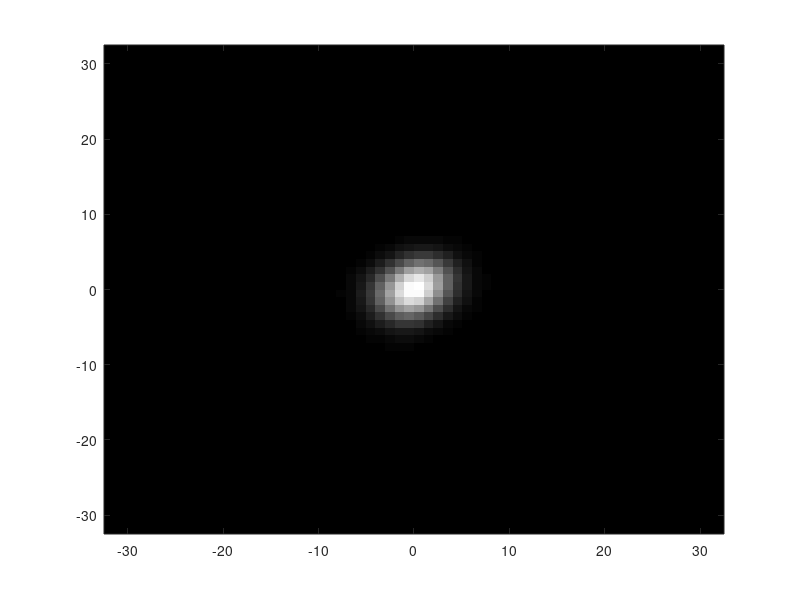

Recreate this plot in MATLAB. (Note: this script raises an error after producing the figure.)

%% Try fast 2D gaussian fitting

dims = [64 64]; % size of the ROI
xax = linspace(-dims(1)/2, dims(1)/2, dims(1));
yax = linspace(-dims(2)/2, dims(2)/2, dims(2));
[xx,yy] = meshgrid(xax, yax);

mask = hypot(xx, yy)>25;
figure(1); clf
imagesc(mask)

X = [xx(:) yy(:)]; % stimulus coordinates (need to precompute for fast computation)

% setup polynomial matrix
n = numel(xx);
Xd = [ones(n,1) X X(:,1).^2 2*X(:,1).*X(:,2) X(:,2).^2];

amp = 150;
noisesigma = 20;
Q = [5^2 5; 5 5^2]; % covariance
mu = [0 0];
thresh = .2; % only use points that have nice logs

nsim = 100;
tclock = nan(nsim, 1); % duration of actual fitting
tclock2 = nan(nsim,1);
mu_true = nan(nsim, 2);
mu_gfit = nan(nsim, 2);
mu_rsc = nan(nsim,2);

plotit = true;


for isim = 1:nsim

% %     mu = mu + randn(1,2)*.2; % random walk
%     s = Q(2) + randn(1)*.02; % change rotation;
%     Q(2:3)=s;
%     Q(1) = max(Q(1) + randn(1)*.5, .5); % must be positive
%     Q(4) = max(Q(4) + randn(1)*.5, .5);
    
    %%
    % tru params
    params = [amp, mu, Q(1:2), Q(4)];


    % make true gaussian
    I = mvnpdf(X, params(2:3), [params(4:5); params(5:6)]);
    I = I/max(I(:))*params(1);
    I = I + randn(size(I))*noisesigma; % add noise
    
   
    I = (min(max(I,0), 255)); % impose bit-depth
    I = imgaussfilt(reshape(I, dims), 2).^4;
    Y = I(:); % observed data
    
    plot(Y(:), '.')
    %%
    if plotit
        figure(1); clf
        imagesc(xax, yax, reshape(Y, size(xx)))
        colormap gray
        axis xy
        hold on
    end

    % gaussian fitting using polynomial trick
    tic
    Ynorm = (Y - min(Y))/ (max(Y) - min(Y)); % it helps to normalize
    Ynorm(mask(:)) = 0;
    use = Ynorm > thresh;

    ly = log(Ynorm(use));

%     phat = Xd(use,:)\ly;
    nu = sum(use);
    
    % compare to radial symmetric center
    I = reshape(Ynorm, size(xx));
    tic
    [x, y] = radialcenter(I);
    x = x - dims(1)/2 -.5 ;
    y = y - dims(2)/2 -.5 ;
    tclock2(isim) = toc;
    
    mu_rsc(isim,:) = [x y];
    
    
    % iter 0
    % initial guess
    Q0 = [10 0; 0 10];
    mu0 = [x,y];
    
    plot.plotellipse(mu0, Q0, 1); hold on
    
    phat = zeros(6,1);
    phat(2:3) = Q0\mu0';
    
    Q0 = -inv(Q0)/2;
    phat(4:6) = Q0([1 2 4]);
    phat(1) = max(ly);
    wd = 1 ./ max(eps, abs(ly-Xd(use,:)*phat));
    W = diag(wd/max(wd));
    
    figure(2); clf
    for iter = 1
        figure(2)
        plot3(X(use, 1), X(use,2), (Xd(use,:)*phat), 'o'); hold on
        plot3(X(use, 1), X(use,2),ly, '.');
        pause
%         
        figure(1)
        phat = (Xd(use,:)'*W*Xd(use,:) + 1e-6*eye(6))\(Xd(use,:)'*W*ly);
        % iter 1
        wd = 1 ./ max(eps, abs(ly-Xd(use,:)*phat));
        W = diag(wd);
%     
%     phat = (Xd(use,:)'*W*Xd(use,:) + 1e-6*eye(6))\(Xd(use,:)'*W*ly);
%     
%     % iter 2
%     wd = 1 ./ max(1e-5, abs(ly-Xd(use,:)*phat));
%     W = diag(wd);
%     phat = (Xd(use,:)'*W*Xd(use,:) + 1e-6*eye(6))\(Xd(use,:)'*W*ly);
%     
    
    QHat = -inv(2*phat([4:5; 5:6]));
    
    muHat = QHat*phat(2:3);

    tclock(isim) = toc; % store time to fit
    
    % store performance
    mu_true(isim,:) = mu;
    mu_gfit(isim,:) = muHat;

    
    
    if plotit
        plot.plotellipse(muHat, QHat, 1); hold on
        plot(muHat(1), muHat(2), 'og')
        plot(x,y, 'or')
        plot(0,0,'+r')
    end
    end

end

%% plot it
figure(1); clf
subplot(2,1,1)
plot(mu_true(:,1), 'k'); hold on
plot(mu_gfit(:,1), 'g')
plot(mu_rsc(:,1), 'r')
ylabel('x')

subplot(2,1,2)
plot(mu_true(:,2), 'k'); hold on
plot(mu_gfit(:,2), 'g')
plot(mu_rsc(:,2), 'r')
ylabel('y')
legend({'data', 'gaussfit', 'radial center'})

%% how bad was it
squerrorG = sum((mu_true-mu_gfit).^2,2);
squerrorR = sum((mu_true-mu_rsc).^2,2);
figure(2); clf
histogram(squerrorG, 50); hold on
histogram(squerrorR, 50)

mseG = mean(squerrorG);
mseRSM = mean(squerrorR);
fprintf('MSE for Gpoly %02.3f, RSC %02.3f\n', mseG, mseRSM)

%% timing
figure(1); clf
histogram(tclock*1e3, 'binEdges', linspace(0, 1, 100)); hold on
histogram(tclock2*1e3, 'binEdges', linspace(0, 1, 100))
xlabel('ms')
legend({'Gaussian fit', 'radial symmetric center'})

%% visualize the polynomial fit
% here you can see how baseline noise really messes it up
figure, plot3(X(use, 1), X(use,2), ly, '.'); hold on
plot3(X(use, 1), X(use,2), Xd(use,:)*phat, '.')